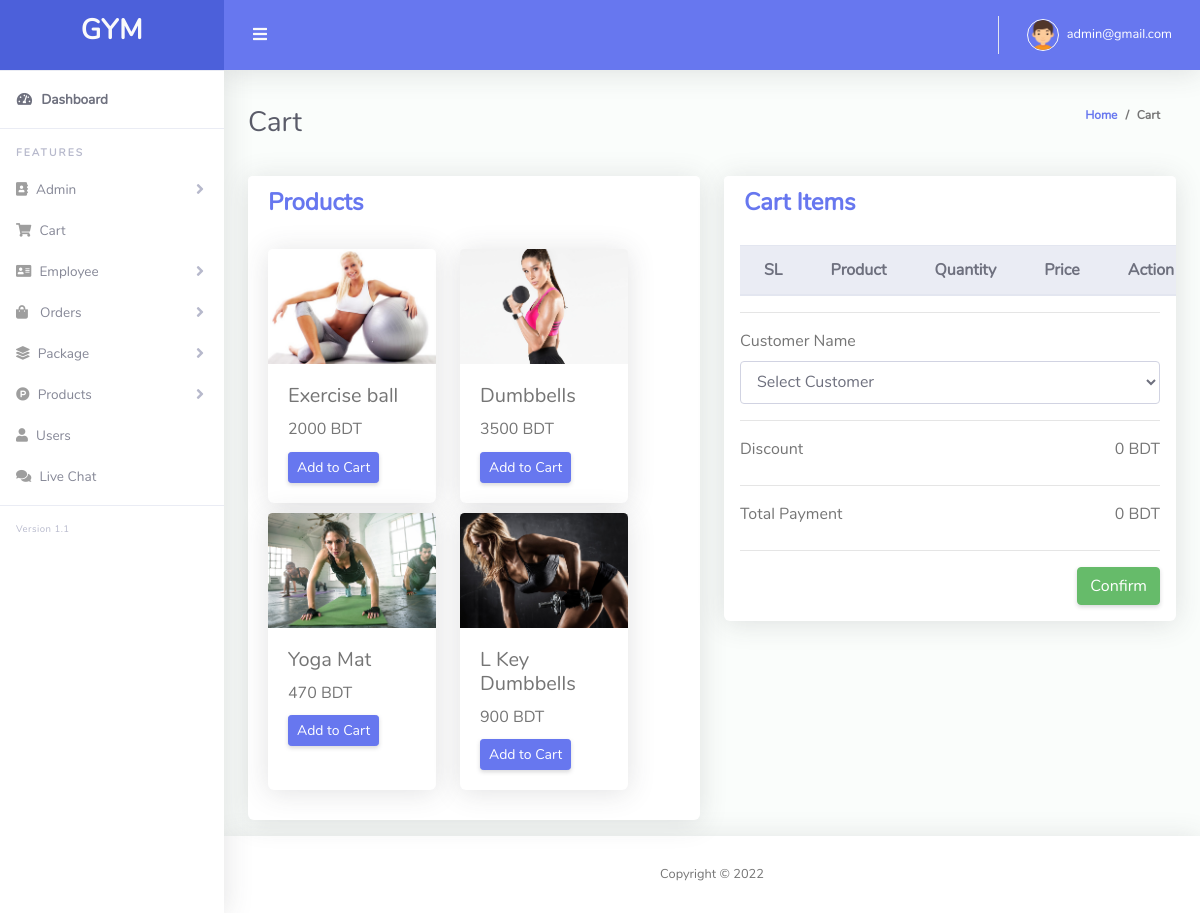
Screenshot of /admin/cart.php (signed in) with the database file from the repository.
### tables this page shows
CREATE TABLE `product_table` (
  `id` int(11) NOT NULL,
  `name` varchar(255) NOT NULL,
  `description` text NOT NULL,
  `image` varchar(255) NOT NULL,
  `stock` varchar(255) NOT NULL,
  `buying_price` int(11) NOT NULL,
  `selling_price` int(11) NOT NULL,
  `discount` int(11) NOT NULL,
  `soft_delete` tinyint(4) NOT NULL DEFAULT 0
);

### Classes/DB.php (called while the page is built, shortened)
<?php
class DB
{
    public function connect(){
        $this->conn = new mysqli("localhost","root","","gym");
        if ($this->conn->connect_error) {
          die("Connection failed: " . $this->conn->connect_error);
        }
        else{
            return $msg =  "connected";
        }
    }
}

### Classes/ProductClass.php (called while the page is built, shortened)
<?php
include_once 'db.php';
class ProductClass extends DB
{
    public function viewProduct(){
        $qry = "SELECT * FROM product_table where soft_delete = 0 " ;
        $result = $this->conn->query($qry);
        return $result;
    }
}

### admin/cart.php (the view, shortened to what this page needs)
<?php
include 'layouts/header.php';
?>
<div class="container-fluid" id="container-wrapper">
    <div class="d-sm-flex align-items-center justify-content-between mb-4">
        <h1 class="h3 mb-0 text-gray-800">Cart</h1>
        <ol class="breadcrumb">
            <li class="breadcrumb-item"><a href="index.php">Home</a></li>
            <li class="breadcrumb-item active" aria-current="page">Cart</li>
        </ol>
    </div>
    <div class="row">
        <div class="col-lg-6 mb-3">
            <div class="card">
                <div class="card-header">
                    <h4 class="m-0 font-weight-bold text-primary">Products</h4>
                </div>
                <div class="card-body">
                    <form action="" method="POST">
                        <div class="row row-cols-1 row-cols-md-4 g-4">
                            <?php
                            $view = $product->viewProduct();
                            foreach ($view as $value) {
                            ?>
                                <div class="col" style="max-width: 12rem; min-width: 12rem; margin-bottom: 10px;">
                                    <div class="card h-100">
                                        <img src="<?php echo $value['image']; ?>" class="card-img-top" alt="">
                                        <div class="card-body">
                                            <h5 class="card-title"><?php echo $value['name']; ?></h5>
                                            <h6 class="card-title"><?php echo $value['selling_price']; ?> BDT</h6>
                                            <form method="POST">
                                                <button name="add_to_cart" type="submit" class="btn btn-primary btn-sm">Add to Cart</button>
                                            </form>
                                        </div>
                                    </div>
                                </div>
                            <?php } ?>
                        </div>
                    </form>
                </div>
            </div>
        </div>
        <div class="col-lg-6 mb-3">
            <div class="card">
                <div class="card-header">
                    <h4 class="m-0 font-weight-bold text-primary">Cart Items</h4>
                </div>
                <div class="table-responsive p-3">
                    <table class="table align-items-center table-flush">
                        <thead class="thead-light">
                            <tr>
                                <th>SL</th>
                                <th>Product</th>
                                <th>Quantity</th>
                                <th>Price</th>
                                <th>Action</th>
                            </tr>
                        </thead>
                            <?php
                            $total = 0;
                            $total_discount = 0;
                            ?>
                    </table>
                    <hr>
                    <table class="table align-items-center table-flush">
                        <tbody>
                            <form action="" method="post">
                                <div class="form-group">
                                    <label>Customer Name</label><br>
                                    <select id="select" required name="user_id" class="form-control">
                                        <option value="">Select Customer</option>
                                    </select>
                                </div>
                                <hr>
                                <div>
                                    <label>Discount</label>
                                    <span style="float:right">
                                        <?php echo $total_discount; ?> BDT
                                    </span>
                                </div>
                                <hr>
                                <div>
                                    <label>Total Payment</label>
                                    <span style="float:right">
                                        <?php echo $total; ?> BDT
                                    </span>
                                </div>
                                <hr>
                                <button name="send_to_order" type="submit" class="btn btn-success float-right">Confirm</button>
                            </form>
                        </tbody>
                    </table>
                </div>
            </div>
        </div>
    </div>
</div>
<?php include 'layouts/footer.php'; ?>

### rows the page displays
product_table: image (picture), name "Exercise ball", selling_price "2000"
product_table: image (picture), name "Dumbbells", selling_price "3500"
product_table: image (picture), name "Yoga Mat", selling_price "470"
product_table: image (picture), name "L Key Dumbbells", selling_price "900"

### other values shown
$_SESSION['admin_email'] "admin@gmail.com"
$total_discount "0"
$total "0"
